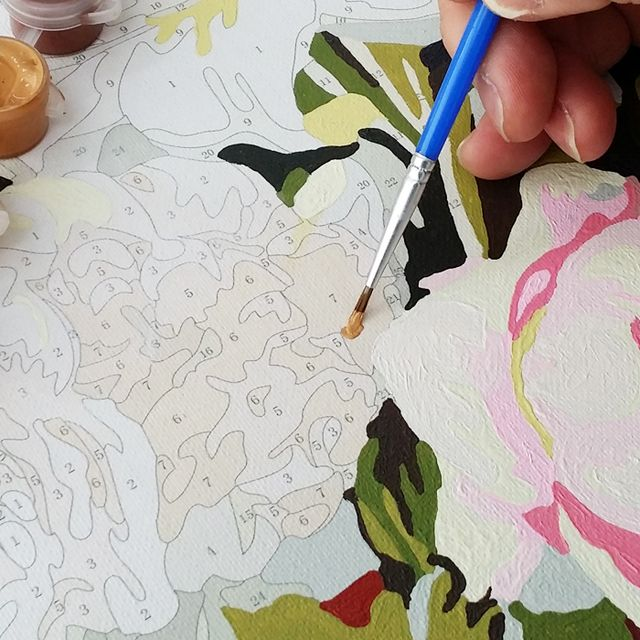
#> input picture pypipo/sample/pipo-example.jpg, 640 x 640 px
$ python -i drawLine.py   (imports and definitions only)
#> lines starting #> are read from the running program, lines starting #| are printed output that depends on the picture; after the words box and inside, x2 and y2 are one past the last pixel; in counts of white or black regions, pixels touching at a corner belong together
'''
# Draw Line on Image based on Color Boundaries
# Author : Minku Koo
'''

import cv2
import numpy as np

class DrawLine:
    # [53 lines left out: functions __init__, getDrawLine, getLineOnImage, __drawLine, __lineOnImage, drawOutline, not called in this run]


def leaveOnePixel(lineImage):
    image = lineImage.copy()

    _, image = cv2.threshold(image, 200, 1, cv2.THRESH_BINARY_INV)
    skeleton = skeletonize(image)
    skeleton = cv2.cvtColor(skeleton, cv2.COLOR_BGR2GRAY)

    canvas = np.zeros(skeleton.shape) + 1

    return 255 - np.multiply( canvas, skeleton )


# [10 lines not run here, left out]


>>> import cv2
>>> picture = cv2.imread('../pypipo/sample/pipo-example.jpg', cv2.IMREAD_GRAYSCALE)
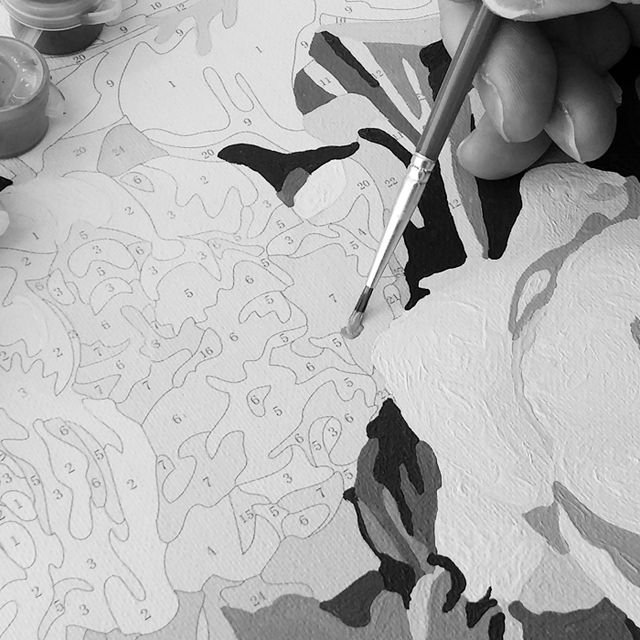
#> picture: shape (640, 640); min 0, max 255, mean 176.6
>>> result = leaveOnePixel(picture)
#> in leaveOnePixel, `_, image = cv2.threshold(image, 200, 1, cv2.THRESH_BINARY_INV)`:
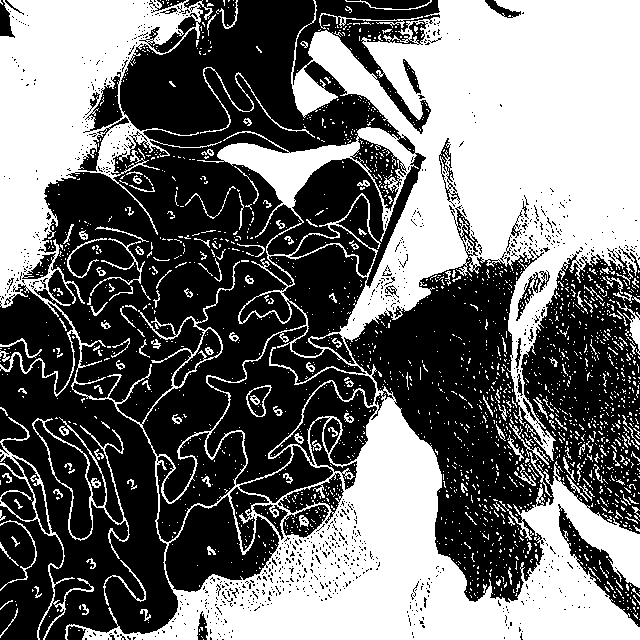
#> image: shape (640, 640); values 0 (black) and 1 (white), 44.2% white; 2123 white regions (1956 under 20 px), largest, box (x1, y1, x2, y2) and area: (0, 0, 640, 640) 162935, (0, 417, 94, 640) 1337, (32, 417, 130, 559) 1227
#> (the run stopped early here; a loop or call above may not have finished)
